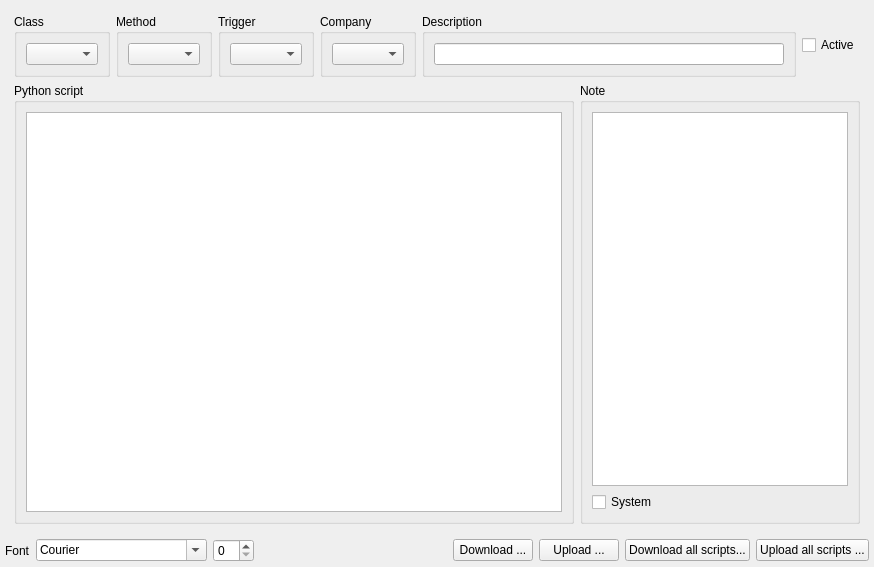
<?xml version="1.0" encoding="UTF-8"?>
<ui version="4.0">
 <class>ScriptingWidget</class>
 <widget class="QWidget" name="ScriptingWidget">
  <property name="geometry">
   <rect>
    <x>0</x>
    <y>0</y>
    <width>874</width>
    <height>567</height>
   </rect>
  </property>
  <property name="windowTitle">
   <string>Python scripting</string>
  </property>
  <layout class="QVBoxLayout" name="verticalLayout_6">
   <property name="leftMargin">
    <number>5</number>
   </property>
   <property name="topMargin">
    <number>5</number>
   </property>
   <property name="rightMargin">
    <number>5</number>
   </property>
   <property name="bottomMargin">
    <number>5</number>
   </property>
   <item>
    <layout class="QVBoxLayout" name="verticalLayout_5">
     <item>
      <widget class="QStackedWidget" name="stackedWidget">
       <property name="currentIndex">
        <number>0</number>
       </property>
       <widget class="QWidget" name="form">
        <layout class="QVBoxLayout" name="verticalLayout_7">
         <item>
          <layout class="QVBoxLayout" name="verticalLayout_2">
           <item>
            <layout class="QHBoxLayout" name="horizontalLayout_3">
             <item>
              <widget class="QGroupBox" name="groupBox">
               <property name="title">
                <string>Class</string>
               </property>
               <layout class="QHBoxLayout" name="horizontalLayout_2">
                <item>
                 <widget class="QComboBox" name="comboBoxClass">
                  <property name="enabled">
                   <bool>true</bool>
                  </property>
                 </widget>
                </item>
               </layout>
              </widget>
             </item>
             <item>
              <widget class="QGroupBox" name="groupBox_3">
               <property name="title">
                <string>Method</string>
               </property>
               <layout class="QHBoxLayout" name="horizontalLayout_5">
                <item>
                 <widget class="QComboBox" name="comboBoxMethod">
                  <property name="enabled">
                   <bool>true</bool>
                  </property>
                 </widget>
                </item>
               </layout>
              </widget>
             </item>
             <item>
              <widget class="QGroupBox" name="groupBox_2">
               <property name="title">
                <string>Trigger</string>
               </property>
               <layout class="QVBoxLayout" name="verticalLayout_8">
                <item>
                 <widget class="RelationalComboBox" name="comboBoxTrigger">
                  <property name="enabled">
                   <bool>true</bool>
                  </property>
                 </widget>
                </item>
               </layout>
              </widget>
             </item>
             <item>
              <widget class="QGroupBox" name="groupBox_4">
               <property name="title">
                <string>Company</string>
               </property>
               <layout class="QVBoxLayout" name="verticalLayout_9">
                <item>
                 <widget class="RelationalComboBox" name="comboBoxCompany">
                  <property name="enabled">
                   <bool>true</bool>
                  </property>
                 </widget>
                </item>
               </layout>
              </widget>
             </item>
             <item>
              <widget class="QGroupBox" name="groupBox_6">
               <property name="title">
                <string>Description</string>
               </property>
               <layout class="QVBoxLayout" name="verticalLayout_4">
                <item>
                 <widget class="QLineEdit" name="lineEditDescription"/>
                </item>
               </layout>
              </widget>
             </item>
             <item>
              <widget class="QCheckBox" name="checkBoxActive">
               <property name="text">
                <string>Active</string>
               </property>
              </widget>
             </item>
            </layout>
           </item>
           <item>
            <layout class="QHBoxLayout" name="horizontalLayout_6" stretch="1,0">
             <item>
              <widget class="QGroupBox" name="groupBox_5">
               <property name="title">
                <string>Python script</string>
               </property>
               <layout class="QHBoxLayout" name="horizontalLayout_4">
                <item>
                 <widget class="QPlainTextEdit" name="textEditScript">
                  <property name="font">
                   <font>
                    <family>Courier</family>
                    <pointsize>10</pointsize>
                   </font>
                  </property>
                 </widget>
                </item>
               </layout>
              </widget>
             </item>
             <item>
              <widget class="QGroupBox" name="groupBox_7">
               <property name="title">
                <string>Note</string>
               </property>
               <layout class="QVBoxLayout" name="verticalLayout_3">
                <item>
                 <widget class="QPlainTextEdit" name="plainTextEditNote"/>
                </item>
                <item>
                 <widget class="QCheckBox" name="checkBoxSystem">
                  <property name="text">
                   <string>System</string>
                  </property>
                 </widget>
                </item>
               </layout>
              </widget>
             </item>
            </layout>
           </item>
          </layout>
         </item>
        </layout>
       </widget>
       <widget class="QWidget" name="view">
        <layout class="QVBoxLayout" name="verticalLayout">
         <item>
          <widget class="EnhancedTableView" name="tableView"/>
         </item>
        </layout>
       </widget>
      </widget>
     </item>
     <item>
      <layout class="QHBoxLayout" name="horizontalLayout">
       <item>
        <widget class="QLabel" name="label_5">
         <property name="text">
          <string>Font</string>
         </property>
        </widget>
       </item>
       <item>
        <widget class="QFontComboBox" name="fontComboBox">
         <property name="editable">
          <bool>true</bool>
         </property>
         <property name="maxVisibleItems">
          <number>20</number>
         </property>
         <property name="fontFilters">
          <set>QFontComboBox::FontFilter::MonospacedFonts</set>
         </property>
         <property name="currentFont">
          <font>
           <family>Menlo</family>
           <pointsize>8</pointsize>
          </font>
         </property>
        </widget>
       </item>
       <item>
        <widget class="QSpinBox" name="spinBoxFontSize"/>
       </item>
       <item>
        <spacer name="horizontalSpacer">
         <property name="orientation">
          <enum>Qt::Orientation::Horizontal</enum>
         </property>
         <property name="sizeHint" stdset="0">
          <size>
           <width>40</width>
           <height>20</height>
          </size>
         </property>
        </spacer>
       </item>
       <item>
        <widget class="QPushButton" name="pushButtonDownload">
         <property name="text">
          <string>Download ...</string>
         </property>
        </widget>
       </item>
       <item>
        <widget class="QPushButton" name="pushButtonUpload">
         <property name="text">
          <string>Upload ...</string>
         </property>
        </widget>
       </item>
       <item>
        <widget class="QPushButton" name="pushButtonDownloadAll">
         <property name="text">
          <string>Download all scripts...</string>
         </property>
        </widget>
       </item>
       <item>
        <widget class="QPushButton" name="pushButtonUploadAll">
         <property name="text">
          <string>Upload all scripts ...</string>
         </property>
        </widget>
       </item>
      </layout>
     </item>
    </layout>
   </item>
  </layout>
 </widget>
 <customwidgets>
  <customwidget>
   <class>EnhancedTableView</class>
   <extends>QTableView</extends>
   <header>App.Widget.View</header>
  </customwidget>
  <customwidget>
   <class>RelationalComboBox</class>
   <extends>QComboBox</extends>
   <header>App.Widget.Control</header>
  </customwidget>
 </customwidgets>
 <tabstops>
  <tabstop>textEditScript</tabstop>
  <tabstop>fontComboBox</tabstop>
  <tabstop>spinBoxFontSize</tabstop>
  <tabstop>pushButtonDownload</tabstop>
  <tabstop>pushButtonUpload</tabstop>
  <tabstop>pushButtonDownloadAll</tabstop>
  <tabstop>pushButtonUploadAll</tabstop>
  <tabstop>tableView</tabstop>
 </tabstops>
 <resources/>
 <connections/>
</ui>
